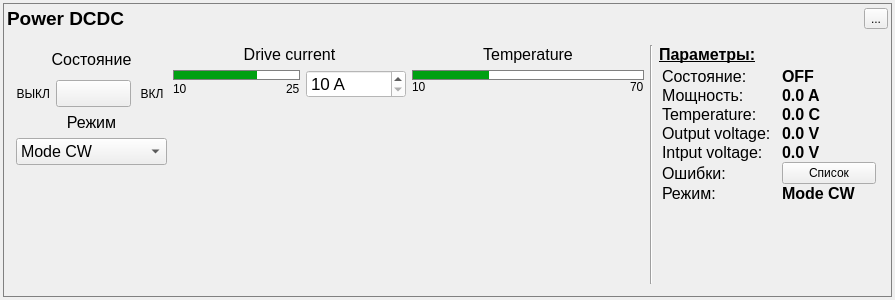
<?xml version="1.0" encoding="UTF-8"?>
<ui version="4.0">
 <class>dc_panel</class>
 <widget class="device_panel" name="dc_panel">
  <property name="geometry">
   <rect>
    <x>0</x>
    <y>0</y>
    <width>895</width>
    <height>300</height>
   </rect>
  </property>
  <property name="windowTitle">
   <string>Form</string>
  </property>
  <layout class="QVBoxLayout" name="verticalLayout_2">
   <property name="leftMargin">
    <number>3</number>
   </property>
   <property name="topMargin">
    <number>3</number>
   </property>
   <property name="rightMargin">
    <number>3</number>
   </property>
   <property name="bottomMargin">
    <number>3</number>
   </property>
   <item>
    <widget class="QGroupBox" name="groupBox">
     <property name="styleSheet">
      <string notr="true">QGroupBox {
    background-color: qlineargradient(x1: 0, y1: 0, x2: 0, y2: 1,
                                      stop: 0 #ffffff, stop: 1 #FFFFFF);
    border: 1px solid gray;
    margin-top: 1ex; /* leave space at the top for the title */
}</string>
     </property>
     <property name="title">
      <string/>
     </property>
     <layout class="QVBoxLayout" name="verticalLayout_5">
      <property name="leftMargin">
       <number>3</number>
      </property>
      <property name="topMargin">
       <number>3</number>
      </property>
      <property name="rightMargin">
       <number>3</number>
      </property>
      <property name="bottomMargin">
       <number>3</number>
      </property>
      <item>
       <layout class="QHBoxLayout" name="horizontalLayout_11">
        <item>
         <widget class="QLabel" name="laser_name_label">
          <property name="font">
           <font>
            <pointsize>14</pointsize>
            <bold>true</bold>
           </font>
          </property>
          <property name="text">
           <string>Power DCDC</string>
          </property>
         </widget>
        </item>
        <item>
         <spacer name="horizontalSpacer_14">
          <property name="orientation">
           <enum>Qt::Horizontal</enum>
          </property>
          <property name="sizeHint" stdset="0">
           <size>
            <width>40</width>
            <height>20</height>
           </size>
          </property>
         </spacer>
        </item>
        <item>
         <widget class="QToolButton" name="toolButton">
          <property name="text">
           <string>...</string>
          </property>
          <property name="icon">
           <iconset resource="images/images.qrc">
            <normaloff>:/interface/conf_icon.png</normaloff>
            <disabledoff>:/images/images/conf_icon_disabled.png</disabledoff>
            <selectedoff>:/interface/conf_icon_disabled.png</selectedoff>:/interface/conf_icon.png</iconset>
          </property>
          <property name="iconSize">
           <size>
            <width>23</width>
            <height>23</height>
           </size>
          </property>
         </widget>
        </item>
       </layout>
      </item>
      <item>
       <widget class="QWidget" name="cw_widget" native="true">
        <property name="enabled">
         <bool>true</bool>
        </property>
        <property name="sizePolicy">
         <sizepolicy hsizetype="Preferred" vsizetype="Minimum">
          <horstretch>0</horstretch>
          <verstretch>0</verstretch>
         </sizepolicy>
        </property>
        <property name="maximumSize">
         <size>
          <width>16777215</width>
          <height>16777215</height>
         </size>
        </property>
        <property name="styleSheet">
         <string notr="true"/>
        </property>
        <layout class="QHBoxLayout" name="horizontalLayout">
         <item>
          <layout class="QVBoxLayout" name="verticalLayout_3">
           <item>
            <layout class="QHBoxLayout" name="horizontalLayout_2">
             <item>
              <layout class="QVBoxLayout" name="verticalLayout">
               <item>
                <widget class="QLabel" name="label_10">
                 <property name="sizePolicy">
                  <sizepolicy hsizetype="Preferred" vsizetype="Preferred">
                   <horstretch>0</horstretch>
                   <verstretch>0</verstretch>
                  </sizepolicy>
                 </property>
                 <property name="minimumSize">
                  <size>
                   <width>150</width>
                   <height>0</height>
                  </size>
                 </property>
                 <property name="font">
                  <font>
                   <pointsize>12</pointsize>
                  </font>
                 </property>
                 <property name="text">
                  <string>Состояние</string>
                 </property>
                 <property name="alignment">
                  <set>Qt::AlignCenter</set>
                 </property>
                </widget>
               </item>
               <item>
                <layout class="QHBoxLayout" name="horizontalLayout_23">
                 <item>
                  <widget class="QLabel" name="label_21">
                   <property name="sizePolicy">
                    <sizepolicy hsizetype="Fixed" vsizetype="Preferred">
                     <horstretch>0</horstretch>
                     <verstretch>0</verstretch>
                    </sizepolicy>
                   </property>
                   <property name="minimumSize">
                    <size>
                     <width>30</width>
                     <height>25</height>
                    </size>
                   </property>
                   <property name="maximumSize">
                    <size>
                     <width>16777215</width>
                     <height>25</height>
                    </size>
                   </property>
                   <property name="text">
                    <string>ВЫКЛ</string>
                   </property>
                   <property name="alignment">
                    <set>Qt::AlignRight|Qt::AlignTrailing|Qt::AlignVCenter</set>
                   </property>
                  </widget>
                 </item>
                 <item>
                  <widget class="QPushButton" name="on_off_button">
                   <property name="enabled">
                    <bool>true</bool>
                   </property>
                   <property name="minimumSize">
                    <size>
                     <width>75</width>
                     <height>27</height>
                    </size>
                   </property>
                   <property name="maximumSize">
                    <size>
                     <width>75</width>
                     <height>27</height>
                    </size>
                   </property>
                   <property name="font">
                    <font>
                     <pointsize>10</pointsize>
                    </font>
                   </property>
                   <property name="focusPolicy">
                    <enum>Qt::NoFocus</enum>
                   </property>
                   <property name="styleSheet">
                    <string notr="true">QPushButton {
	border-image: url(:/images/images/switch_btn_off_80x25.png);
}

QPushButton::hover {
	border-image: url(:/images/images/switch_btn_off_hover_80x25.png);
}

QPushButton::checked  {	
	border-image: url(:/images/images/switch_btn_on_108x25.png);
}

QPushButton::hover:checked  {	
	border-image: url(:/images/images/switch_btn_on_hover_108x25.png);
}

QPushButton::checked:disabled  {	
	border-image: url(:/images/images/switch_btn_on_disabled_108x25.png);
}

QPushButton::disabled  {
	border-image: url(:/images/images/switch_btn_off_disabled_108x25.png);
}</string>
                   </property>
                   <property name="text">
                    <string/>
                   </property>
                   <property name="checkable">
                    <bool>true</bool>
                   </property>
                  </widget>
                 </item>
                 <item>
                  <widget class="QLabel" name="label_22">
                   <property name="sizePolicy">
                    <sizepolicy hsizetype="Fixed" vsizetype="Preferred">
                     <horstretch>0</horstretch>
                     <verstretch>0</verstretch>
                    </sizepolicy>
                   </property>
                   <property name="minimumSize">
                    <size>
                     <width>30</width>
                     <height>25</height>
                    </size>
                   </property>
                   <property name="maximumSize">
                    <size>
                     <width>16777215</width>
                     <height>25</height>
                    </size>
                   </property>
                   <property name="text">
                    <string>ВКЛ</string>
                   </property>
                   <property name="alignment">
                    <set>Qt::AlignCenter</set>
                   </property>
                  </widget>
                 </item>
                </layout>
               </item>
               <item>
                <layout class="QVBoxLayout" name="verticalLayout_7">
                 <item>
                  <widget class="QLabel" name="label_2">
                   <property name="font">
                    <font>
                     <pointsize>12</pointsize>
                    </font>
                   </property>
                   <property name="text">
                    <string>Режим</string>
                   </property>
                   <property name="alignment">
                    <set>Qt::AlignCenter</set>
                   </property>
                  </widget>
                 </item>
                 <item>
                  <layout class="QVBoxLayout" name="verticalLayout_4">
                   <item>
                    <widget class="QComboBox" name="mode">
                     <property name="font">
                      <font>
                       <pointsize>12</pointsize>
                      </font>
                     </property>
                     <item>
                      <property name="text">
                       <string>Mode CW</string>
                      </property>
                     </item>
                     <item>
                      <property name="text">
                       <string>External TTL</string>
                      </property>
                     </item>
                     <item>
                      <property name="text">
                       <string>External Analog</string>
                      </property>
                     </item>
                    </widget>
                   </item>
                  </layout>
                 </item>
                </layout>
               </item>
              </layout>
             </item>
             <item>
              <layout class="QVBoxLayout" name="verticalLayout_10">
               <item>
                <widget class="QLabel" name="label_24">
                 <property name="minimumSize">
                  <size>
                   <width>0</width>
                   <height>0</height>
                  </size>
                 </property>
                 <property name="font">
                  <font>
                   <pointsize>12</pointsize>
                  </font>
                 </property>
                 <property name="text">
                  <string>Drive current</string>
                 </property>
                 <property name="alignment">
                  <set>Qt::AlignCenter</set>
                 </property>
                </widget>
               </item>
               <item>
                <layout class="QHBoxLayout" name="horizontalLayout_13">
                 <item>
                  <layout class="QVBoxLayout" name="verticalLayout_9">
                   <property name="spacing">
                    <number>0</number>
                   </property>
                   <item>
                    <widget class="QProgressBar" name="indicator">
                     <property name="minimumSize">
                      <size>
                       <width>0</width>
                       <height>10</height>
                      </size>
                     </property>
                     <property name="maximumSize">
                      <size>
                       <width>16777215</width>
                       <height>10</height>
                      </size>
                     </property>
                     <property name="styleSheet">
                      <string notr="true">QProgressBar {
    border: 1px solid grey;
}

QProgressBar::chunk {
	background-color: rgb(0, 160, 18);
}

QProgressBar::chunk:disabled {
	background-color: rgb(150, 150, 150);
}</string>
                     </property>
                     <property name="minimum">
                      <number>100</number>
                     </property>
                     <property name="maximum">
                      <number>250</number>
                     </property>
                     <property name="value">
                      <number>200</number>
                     </property>
                     <property name="textVisible">
                      <bool>false</bool>
                     </property>
                     <property name="textDirection">
                      <enum>QProgressBar::TopToBottom</enum>
                     </property>
                     <property name="format">
                      <string/>
                     </property>
                    </widget>
                   </item>
                   <item>
                    <layout class="QHBoxLayout" name="horizontalLayout_24">
                     <property name="spacing">
                      <number>0</number>
                     </property>
                     <property name="leftMargin">
                      <number>0</number>
                     </property>
                     <item>
                      <widget class="QLabel" name="curr_min_label">
                       <property name="text">
                        <string>10</string>
                       </property>
                      </widget>
                     </item>
                     <item>
                      <spacer name="horizontalSpacer_8">
                       <property name="orientation">
                        <enum>Qt::Horizontal</enum>
                       </property>
                       <property name="sizeHint" stdset="0">
                        <size>
                         <width>40</width>
                         <height>10</height>
                        </size>
                       </property>
                      </spacer>
                     </item>
                     <item>
                      <widget class="QLabel" name="curr_max_label">
                       <property name="sizePolicy">
                        <sizepolicy hsizetype="Preferred" vsizetype="Minimum">
                         <horstretch>0</horstretch>
                         <verstretch>0</verstretch>
                        </sizepolicy>
                       </property>
                       <property name="text">
                        <string>25</string>
                       </property>
                      </widget>
                     </item>
                    </layout>
                   </item>
                  </layout>
                 </item>
                 <item>
                  <layout class="QVBoxLayout" name="verticalLayout_13">
                   <item>
                    <widget class="QDoubleSpinBox" name="spin">
                     <property name="sizePolicy">
                      <sizepolicy hsizetype="Minimum" vsizetype="Fixed">
                       <horstretch>100</horstretch>
                       <verstretch>0</verstretch>
                      </sizepolicy>
                     </property>
                     <property name="minimumSize">
                      <size>
                       <width>100</width>
                       <height>0</height>
                      </size>
                     </property>
                     <property name="maximumSize">
                      <size>
                       <width>16777215</width>
                       <height>16777215</height>
                      </size>
                     </property>
                     <property name="font">
                      <font>
                       <pointsize>13</pointsize>
                      </font>
                     </property>
                     <property name="focusPolicy">
                      <enum>Qt::ClickFocus</enum>
                     </property>
                     <property name="styleSheet">
                      <string notr="true">background: rgb(255,255,255)</string>
                     </property>
                     <property name="suffix">
                      <string> A</string>
                     </property>
                     <property name="decimals">
                      <number>0</number>
                     </property>
                     <property name="minimum">
                      <double>10.000000000000000</double>
                     </property>
                     <property name="maximum">
                      <double>25.000000000000000</double>
                     </property>
                     <property name="singleStep">
                      <double>1.000000000000000</double>
                     </property>
                    </widget>
                   </item>
                  </layout>
                 </item>
                </layout>
               </item>
               <item>
                <spacer name="verticalSpacer_2">
                 <property name="orientation">
                  <enum>Qt::Vertical</enum>
                 </property>
                 <property name="sizeHint" stdset="0">
                  <size>
                   <width>20</width>
                   <height>40</height>
                  </size>
                 </property>
                </spacer>
               </item>
              </layout>
             </item>
             <item>
              <layout class="QVBoxLayout" name="verticalLayout_12">
               <item>
                <widget class="QLabel" name="label_25">
                 <property name="minimumSize">
                  <size>
                   <width>0</width>
                   <height>0</height>
                  </size>
                 </property>
                 <property name="font">
                  <font>
                   <pointsize>12</pointsize>
                  </font>
                 </property>
                 <property name="text">
                  <string>Temperature</string>
                 </property>
                 <property name="alignment">
                  <set>Qt::AlignCenter</set>
                 </property>
                </widget>
               </item>
               <item>
                <layout class="QHBoxLayout" name="horizontalLayout_14">
                 <item>
                  <layout class="QVBoxLayout" name="verticalLayout_14">
                   <property name="spacing">
                    <number>0</number>
                   </property>
                   <item>
                    <widget class="QProgressBar" name="tem_indicator">
                     <property name="minimumSize">
                      <size>
                       <width>0</width>
                       <height>10</height>
                      </size>
                     </property>
                     <property name="maximumSize">
                      <size>
                       <width>16777215</width>
                       <height>10</height>
                      </size>
                     </property>
                     <property name="styleSheet">
                      <string notr="true">QProgressBar {
    border: 1px solid grey;
}

QProgressBar::chunk {
	background-color: rgb(0, 160, 18);
}

QProgressBar::chunk:disabled {
	background-color: rgb(150, 150, 150);
}</string>
                     </property>
                     <property name="minimum">
                      <number>0</number>
                     </property>
                     <property name="maximum">
                      <number>600</number>
                     </property>
                     <property name="value">
                      <number>200</number>
                     </property>
                     <property name="textVisible">
                      <bool>false</bool>
                     </property>
                     <property name="textDirection">
                      <enum>QProgressBar::TopToBottom</enum>
                     </property>
                     <property name="format">
                      <string/>
                     </property>
                    </widget>
                   </item>
                   <item>
                    <layout class="QHBoxLayout" name="horizontalLayout_26">
                     <property name="spacing">
                      <number>0</number>
                     </property>
                     <property name="leftMargin">
                      <number>0</number>
                     </property>
                     <item>
                      <widget class="QLabel" name="curr_min_label_3">
                       <property name="text">
                        <string>10</string>
                       </property>
                      </widget>
                     </item>
                     <item>
                      <spacer name="horizontalSpacer_10">
                       <property name="orientation">
                        <enum>Qt::Horizontal</enum>
                       </property>
                       <property name="sizeHint" stdset="0">
                        <size>
                         <width>40</width>
                         <height>10</height>
                        </size>
                       </property>
                      </spacer>
                     </item>
                     <item>
                      <widget class="QLabel" name="curr_max_label_3">
                       <property name="sizePolicy">
                        <sizepolicy hsizetype="Preferred" vsizetype="Minimum">
                         <horstretch>0</horstretch>
                         <verstretch>0</verstretch>
                        </sizepolicy>
                       </property>
                       <property name="text">
                        <string>70</string>
                       </property>
                      </widget>
                     </item>
                    </layout>
                   </item>
                  </layout>
                 </item>
                </layout>
               </item>
               <item>
                <spacer name="verticalSpacer_4">
                 <property name="orientation">
                  <enum>Qt::Vertical</enum>
                 </property>
                 <property name="sizeHint" stdset="0">
                  <size>
                   <width>20</width>
                   <height>40</height>
                  </size>
                 </property>
                </spacer>
               </item>
              </layout>
             </item>
            </layout>
           </item>
           <item>
            <spacer name="verticalSpacer_3">
             <property name="orientation">
              <enum>Qt::Vertical</enum>
             </property>
             <property name="sizeHint" stdset="0">
              <size>
               <width>20</width>
               <height>40</height>
              </size>
             </property>
            </spacer>
           </item>
          </layout>
         </item>
         <item>
          <widget class="Line" name="line_5">
           <property name="orientation">
            <enum>Qt::Vertical</enum>
           </property>
          </widget>
         </item>
         <item>
          <layout class="QVBoxLayout" name="verticalLayout_16">
           <property name="spacing">
            <number>0</number>
           </property>
           <item>
            <widget class="QLabel" name="label_11">
             <property name="sizePolicy">
              <sizepolicy hsizetype="Preferred" vsizetype="Fixed">
               <horstretch>0</horstretch>
               <verstretch>0</verstretch>
              </sizepolicy>
             </property>
             <property name="minimumSize">
              <size>
               <width>220</width>
               <height>0</height>
              </size>
             </property>
             <property name="maximumSize">
              <size>
               <width>220</width>
               <height>16777215</height>
              </size>
             </property>
             <property name="font">
              <font>
               <pointsize>12</pointsize>
               <bold>true</bold>
               <underline>true</underline>
               <kerning>true</kerning>
              </font>
             </property>
             <property name="text">
              <string>Параметры:</string>
             </property>
            </widget>
           </item>
           <item>
            <layout class="QFormLayout" name="formLayout_2">
             <property name="leftMargin">
              <number>3</number>
             </property>
             <property name="topMargin">
              <number>3</number>
             </property>
             <property name="rightMargin">
              <number>3</number>
             </property>
             <property name="bottomMargin">
              <number>3</number>
             </property>
             <item row="0" column="0">
              <widget class="QLabel" name="label_28">
               <property name="minimumSize">
                <size>
                 <width>120</width>
                 <height>0</height>
                </size>
               </property>
               <property name="maximumSize">
                <size>
                 <width>120</width>
                 <height>16777215</height>
                </size>
               </property>
               <property name="font">
                <font>
                 <family>Arial</family>
                 <pointsize>12</pointsize>
                </font>
               </property>
               <property name="text">
                <string>Состояние:</string>
               </property>
              </widget>
             </item>
             <item row="0" column="1">
              <widget class="QLabel" name="power_state_label">
               <property name="minimumSize">
                <size>
                 <width>80</width>
                 <height>0</height>
                </size>
               </property>
               <property name="maximumSize">
                <size>
                 <width>80</width>
                 <height>16777215</height>
                </size>
               </property>
               <property name="font">
                <font>
                 <family>Arial</family>
                 <pointsize>12</pointsize>
                 <bold>true</bold>
                </font>
               </property>
               <property name="text">
                <string>OFF</string>
               </property>
              </widget>
             </item>
             <item row="1" column="0">
              <widget class="QLabel" name="label_31">
               <property name="minimumSize">
                <size>
                 <width>120</width>
                 <height>0</height>
                </size>
               </property>
               <property name="maximumSize">
                <size>
                 <width>120</width>
                 <height>16777215</height>
                </size>
               </property>
               <property name="font">
                <font>
                 <family>Arial</family>
                 <pointsize>12</pointsize>
                </font>
               </property>
               <property name="text">
                <string>Мощность:</string>
               </property>
              </widget>
             </item>
             <item row="1" column="1">
              <widget class="QLabel" name="current_ld_label">
               <property name="minimumSize">
                <size>
                 <width>80</width>
                 <height>0</height>
                </size>
               </property>
               <property name="maximumSize">
                <size>
                 <width>80</width>
                 <height>16777215</height>
                </size>
               </property>
               <property name="font">
                <font>
                 <family>Arial</family>
                 <pointsize>12</pointsize>
                 <bold>true</bold>
                </font>
               </property>
               <property name="text">
                <string>0.0 A</string>
               </property>
              </widget>
             </item>
             <item row="2" column="0">
              <widget class="QLabel" name="label_32">
               <property name="minimumSize">
                <size>
                 <width>120</width>
                 <height>0</height>
                </size>
               </property>
               <property name="maximumSize">
                <size>
                 <width>120</width>
                 <height>16777215</height>
                </size>
               </property>
               <property name="font">
                <font>
                 <family>Arial</family>
                 <pointsize>12</pointsize>
                </font>
               </property>
               <property name="text">
                <string>Temperature:</string>
               </property>
              </widget>
             </item>
             <item row="2" column="1">
              <widget class="QLabel" name="temp_label">
               <property name="minimumSize">
                <size>
                 <width>80</width>
                 <height>0</height>
                </size>
               </property>
               <property name="maximumSize">
                <size>
                 <width>80</width>
                 <height>16777215</height>
                </size>
               </property>
               <property name="font">
                <font>
                 <family>Arial</family>
                 <pointsize>12</pointsize>
                 <bold>true</bold>
                </font>
               </property>
               <property name="text">
                <string>0.0 C</string>
               </property>
              </widget>
             </item>
             <item row="3" column="0">
              <widget class="QLabel" name="label_33">
               <property name="minimumSize">
                <size>
                 <width>120</width>
                 <height>0</height>
                </size>
               </property>
               <property name="maximumSize">
                <size>
                 <width>120</width>
                 <height>16777215</height>
                </size>
               </property>
               <property name="font">
                <font>
                 <family>Arial</family>
                 <pointsize>12</pointsize>
                </font>
               </property>
               <property name="text">
                <string>Output voltage:</string>
               </property>
              </widget>
             </item>
             <item row="3" column="1">
              <widget class="QLabel" name="output_voltage_label">
               <property name="minimumSize">
                <size>
                 <width>80</width>
                 <height>0</height>
                </size>
               </property>
               <property name="maximumSize">
                <size>
                 <width>80</width>
                 <height>16777215</height>
                </size>
               </property>
               <property name="font">
                <font>
                 <family>Arial</family>
                 <pointsize>12</pointsize>
                 <bold>true</bold>
                </font>
               </property>
               <property name="text">
                <string>0.0 V</string>
               </property>
              </widget>
             </item>
             <item row="4" column="0">
              <widget class="QLabel" name="label_34">
               <property name="minimumSize">
                <size>
                 <width>120</width>
                 <height>0</height>
                </size>
               </property>
               <property name="maximumSize">
                <size>
                 <width>120</width>
                 <height>16777215</height>
                </size>
               </property>
               <property name="font">
                <font>
                 <family>Arial</family>
                 <pointsize>12</pointsize>
                </font>
               </property>
               <property name="text">
                <string>Intput voltage:</string>
               </property>
              </widget>
             </item>
             <item row="4" column="1">
              <widget class="QLabel" name="input_voltage_label">
               <property name="minimumSize">
                <size>
                 <width>80</width>
                 <height>0</height>
                </size>
               </property>
               <property name="maximumSize">
                <size>
                 <width>80</width>
                 <height>16777215</height>
                </size>
               </property>
               <property name="font">
                <font>
                 <family>Arial</family>
                 <pointsize>12</pointsize>
                 <bold>true</bold>
                </font>
               </property>
               <property name="text">
                <string>0.0 V</string>
               </property>
              </widget>
             </item>
             <item row="5" column="0">
              <widget class="QLabel" name="label_error">
               <property name="minimumSize">
                <size>
                 <width>120</width>
                 <height>0</height>
                </size>
               </property>
               <property name="maximumSize">
                <size>
                 <width>120</width>
                 <height>16777215</height>
                </size>
               </property>
               <property name="font">
                <font>
                 <family>Arial</family>
                 <pointsize>12</pointsize>
                </font>
               </property>
               <property name="text">
                <string>Ошибки:</string>
               </property>
              </widget>
             </item>
             <item row="5" column="1">
              <widget class="QPushButton" name="button_error">
               <property name="text">
                <string>Список</string>
               </property>
              </widget>
             </item>
             <item row="6" column="0">
              <widget class="QLabel" name="label_29">
               <property name="minimumSize">
                <size>
                 <width>120</width>
                 <height>0</height>
                </size>
               </property>
               <property name="maximumSize">
                <size>
                 <width>120</width>
                 <height>16777215</height>
                </size>
               </property>
               <property name="font">
                <font>
                 <family>Arial</family>
                 <pointsize>12</pointsize>
                </font>
               </property>
               <property name="text">
                <string>Режим:</string>
               </property>
               <property name="alignment">
                <set>Qt::AlignLeading|Qt::AlignLeft|Qt::AlignTop</set>
               </property>
              </widget>
             </item>
             <item row="6" column="1">
              <widget class="QLabel" name="mode_label">
               <property name="minimumSize">
                <size>
                 <width>80</width>
                 <height>36</height>
                </size>
               </property>
               <property name="maximumSize">
                <size>
                 <width>80</width>
                 <height>36</height>
                </size>
               </property>
               <property name="font">
                <font>
                 <family>Arial</family>
                 <pointsize>12</pointsize>
                 <bold>true</bold>
                </font>
               </property>
               <property name="text">
                <string>Mode CW</string>
               </property>
               <property name="alignment">
                <set>Qt::AlignLeading|Qt::AlignLeft|Qt::AlignTop</set>
               </property>
               <property name="wordWrap">
                <bool>true</bool>
               </property>
              </widget>
             </item>
            </layout>
           </item>
          </layout>
         </item>
        </layout>
       </widget>
      </item>
     </layout>
    </widget>
   </item>
  </layout>
 </widget>
 <customwidgets>
  <customwidget>
   <class>device_panel</class>
   <extends>QWidget</extends>
   <header>device_panel.h</header>
   <container>1</container>
  </customwidget>
 </customwidgets>
 <resources>
  <include location="images/images.qrc"/>
 </resources>
 <connections/>
</ui>
